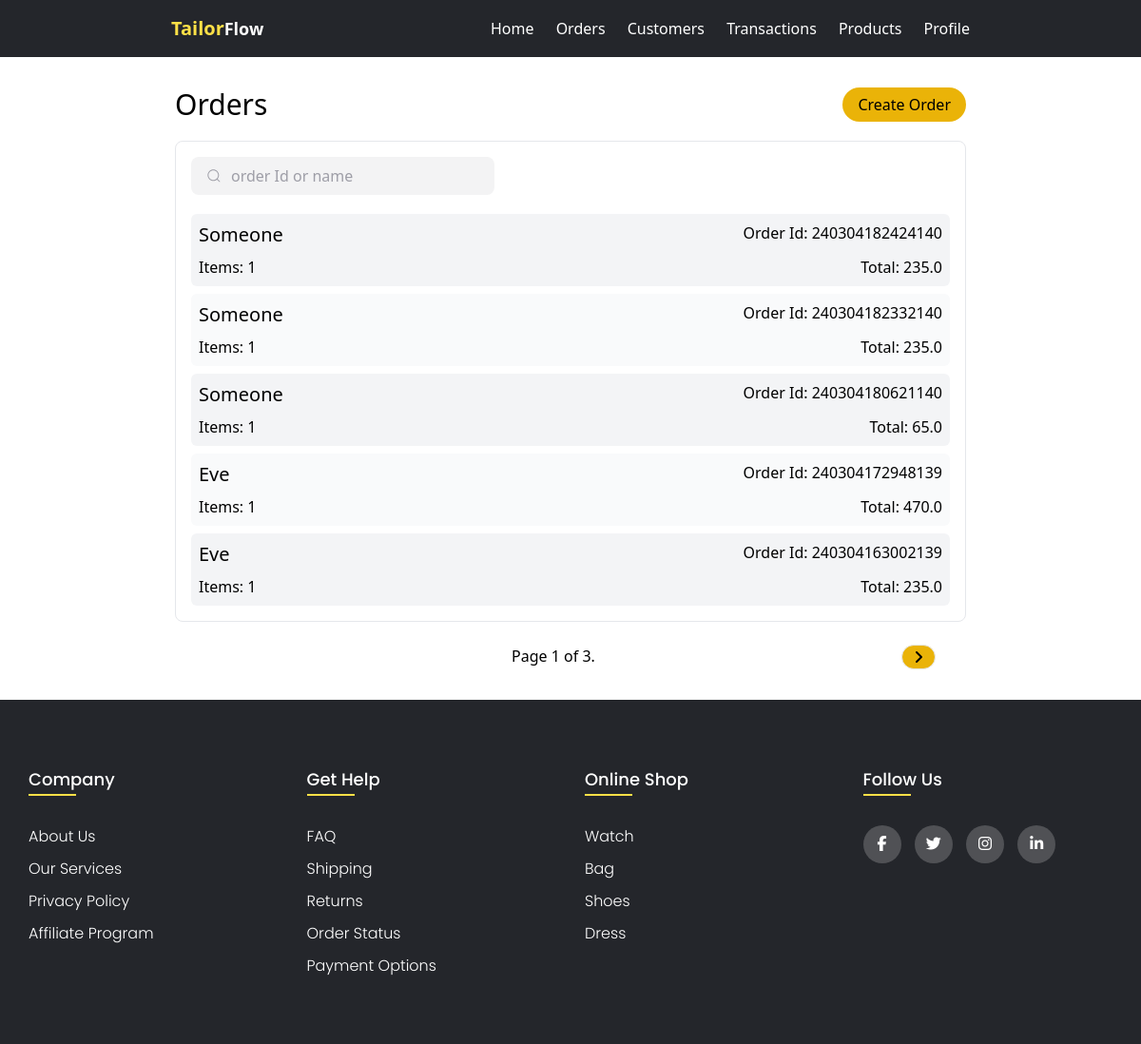
/orders/ (signed in), run on an earlier commit of the app's database.
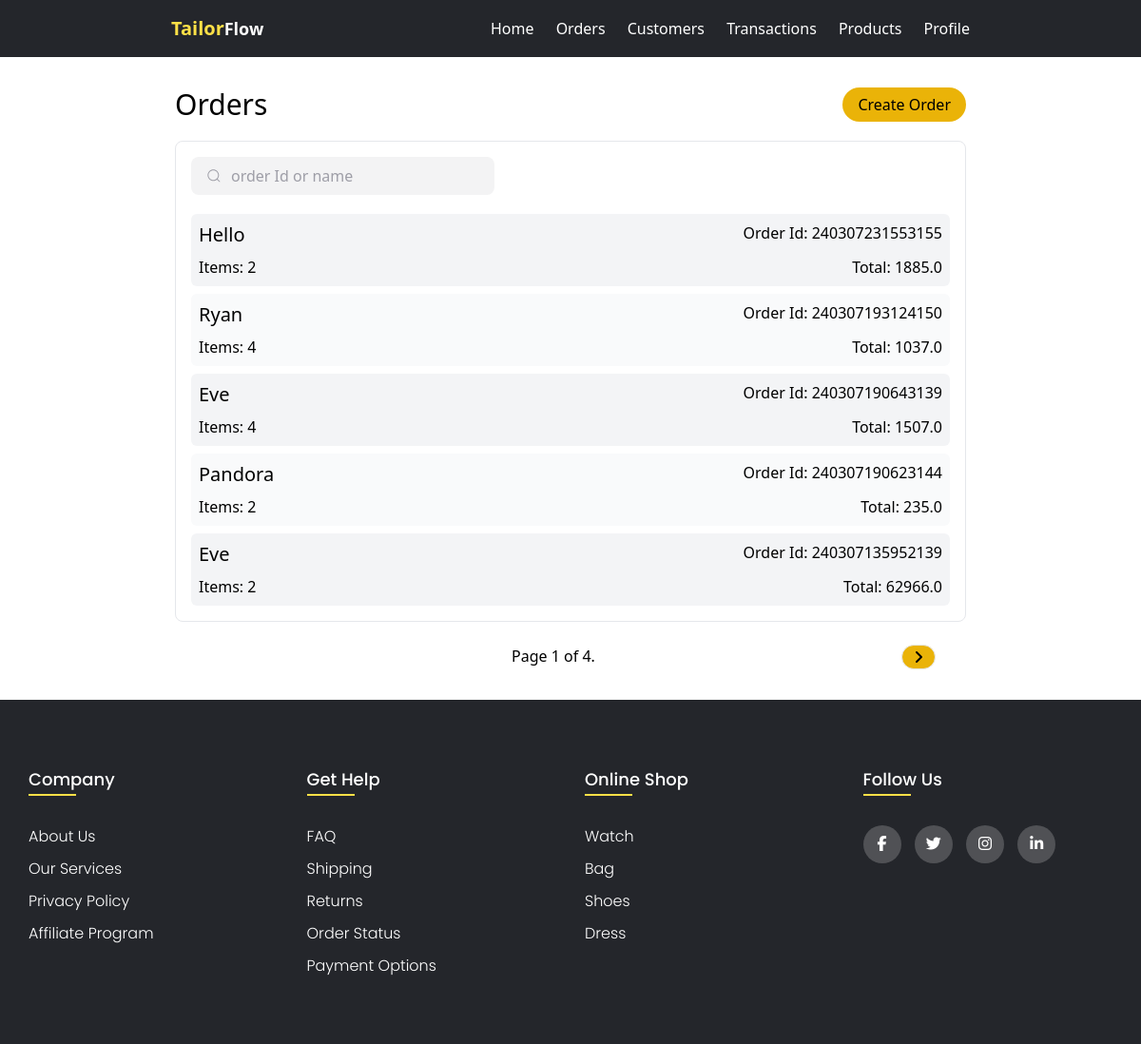
And on a later commit of the database.
### apps/orders/models.py (models this page shows)
class Order(models.Model):
    payment_choices = [
        ('PRE','PREPAID'),
        ('POST','POSTPAID')
    ]
    id = models.CharField(max_length=100,primary_key=True,unique=True,blank=True)
    tailor = models.ForeignKey(TailorUser,on_delete=models.CASCADE,null=True,blank=True)
    customer = models.ForeignKey(Customer,on_delete=models.CASCADE,null=True,blank=True)
    order_date_time = models.DateTimeField(auto_now_add=True,blank=True,null=True)
    total_price = models.FloatField(blank=True,null=True)
    payment_type = models.CharField(max_length=50,choices=payment_choices,null=True)
    items_count = models.IntegerField(blank=True,null=True)
    class Meta:
        ordering = ['-order_date_time']

### apps/customers/models.py (models this page shows, shortened)
class Customer(models.Model):
    gender_choices = [
        ('M',"Male"),
        ('F',"Female"),
    ]
    tailor = models.ForeignKey(TailorUser,on_delete=models.CASCADE,blank=True)
    first_name = models.CharField(max_length=100,blank=False)
    last_name = models.CharField(max_length = 100)
    email = models.EmailField(blank=False)
    gender = models.CharField(max_length=1,choices=gender_choices)
    city = models.CharField(max_length=50,blank=False)
    phone = models.CharField(max_length=20,blank=False)
    profile = models.ImageField(blank=True,null=True,upload_to='profile/',default='default/profile-user.png')
    created_at = models.DateTimeField(auto_now_add=True)
    class Meta:
        ordering = ['-id']

### apps/orders/views.py (the view)
# urls.py: path('',include('apps.orders.urls')),
@login_required
def orders(request):
    orders = Order.objects.filter(tailor=request.user)
    paginator = Paginator(orders, 5)
    page_obj = paginator.get_page(1)
    return render(request,'orders/orders.html',{'page_obj':page_obj})

### apps/orders/templates/orders/orders.html (shortened to what this page needs)
{%extends 'base.html'%}
{%load static%}
{%block stylesheet%}
  <link rel="stylesheet" href="{%static 'css/customers.css'%}">
{%endblock stylesheet%}
{%block content%}
  <section class="order-section min-h-[90vh]">
    <div class="order-content max-w-4xl mx-auto sm:p-8 p-4">
      <div class=" flex justify-between ">
        <h1 class=" text-xl sm:text-3xl font-medium">Orders</h1>
        <button class=" sm:px-4 px-2 rounded-full bg-yellow-500 text-black font-medium">
          <a href="{%url 'select-customer'%}">Create Order</a>
        </button>
      </div>
      <div class="border rounded-lg h-fit sm:p-4 p-2 mt-5 gap-3 min-h-[70vh]">
          <div class="searchbar-filters flex gap-3 flex-wrap w-full justify-between items-center">
            <div class="group">
              <input oninput="filterOrders()" placeholder="order Id or name" type="search" class="input search-input">
            </div>
          </div>
          <div class="orders-list  mt-5 gap-2 grid">
            {%for order in page_obj%}
              <div onclick="window.location.href='/order-details/{{order.id}}'" class="order-card-container cursor-pointer rounded-md p-2  odd:bg-gray-100 even:bg-gray-50">
                <div class="order-card space-y-2">
                  <div class=" flex justify-between">
                    <p class=" text-lg sm:text-xl font-medium">{{order.customer.first_name}}</p>
                    <p>Order Id: {{order.id}}</p>
                  </div>
                  <div class=" flex justify-between">
                    <p>Items: {{order.items_count}}</p>
                    <p>Total: <span class=" font-medium">{{order.total_price}}</span></p>
                  </div>
                </div>
              </div>
              {%endfor%}
          </div>
      </div>
      <div class="pagination flex items-center justify-center mx-auto max-w-4xl pt-6 sm:px-8 px-4">
          {%if page_obj%}
          <span class="step-links flex  w-full justify-between">
              <span class="current">
                  Page {{ page_obj.number }} of {{ page_obj.paginator.num_pages }}.
              </span>
              {% if page_obj.has_next %}
                <span>
                  <button type="button" onclick="filterOrders('{{page_obj.next_page_number}}')" class=" border px-3 bg-yellow-500 rounded-full"><i class="fa-solid fa-angle-right"></i></button>
                </span>
              {%else%}
                <div class="hidden-obj">
                </div>
              {% endif %}
          </span>
          {%endif%}
        </div>
    </div>
  </section>
{%endblock content%}

What changed in the data, as far as the page shows it:
no longer on this page (row unchanged): Order: customer.first_name "Someone", id "240304182424140", items_count "1", total_price "235.0"
no longer on this page (row unchanged): Order: customer.first_name "Someone", id "240304182332140", items_count "1", total_price "235.0"
no longer on this page (row unchanged): Order: customer.first_name "Someone", id "240304180621140", items_count "1", total_price "65.0"
no longer on this page (row unchanged): Order: customer.first_name "Eve", id "240304172948139", items_count "1", total_price "470.0"
no longer on this page (row unchanged): Order: customer.first_name "Eve", id "240304163002139", items_count "1", total_price "235.0"
added Order: customer.first_name "Hello", id "240307231553155", items_count "2", total_price "1885.0"
added Order: customer.first_name "Ryan", id "240307193124150", items_count "4", total_price "1037.0"
added Order: customer.first_name "Eve", id "240307190643139", items_count "4", total_price "1507.0"
added Order: customer.first_name "Pandora", id "240307190623144", items_count "2", total_price "235.0"
added Order: customer.first_name "Eve", id "240307135952139", items_count "2", total_price "62966.0"
Also different on the page:
{{ page_obj.paginator.num_pages }}: "3" → "4"
